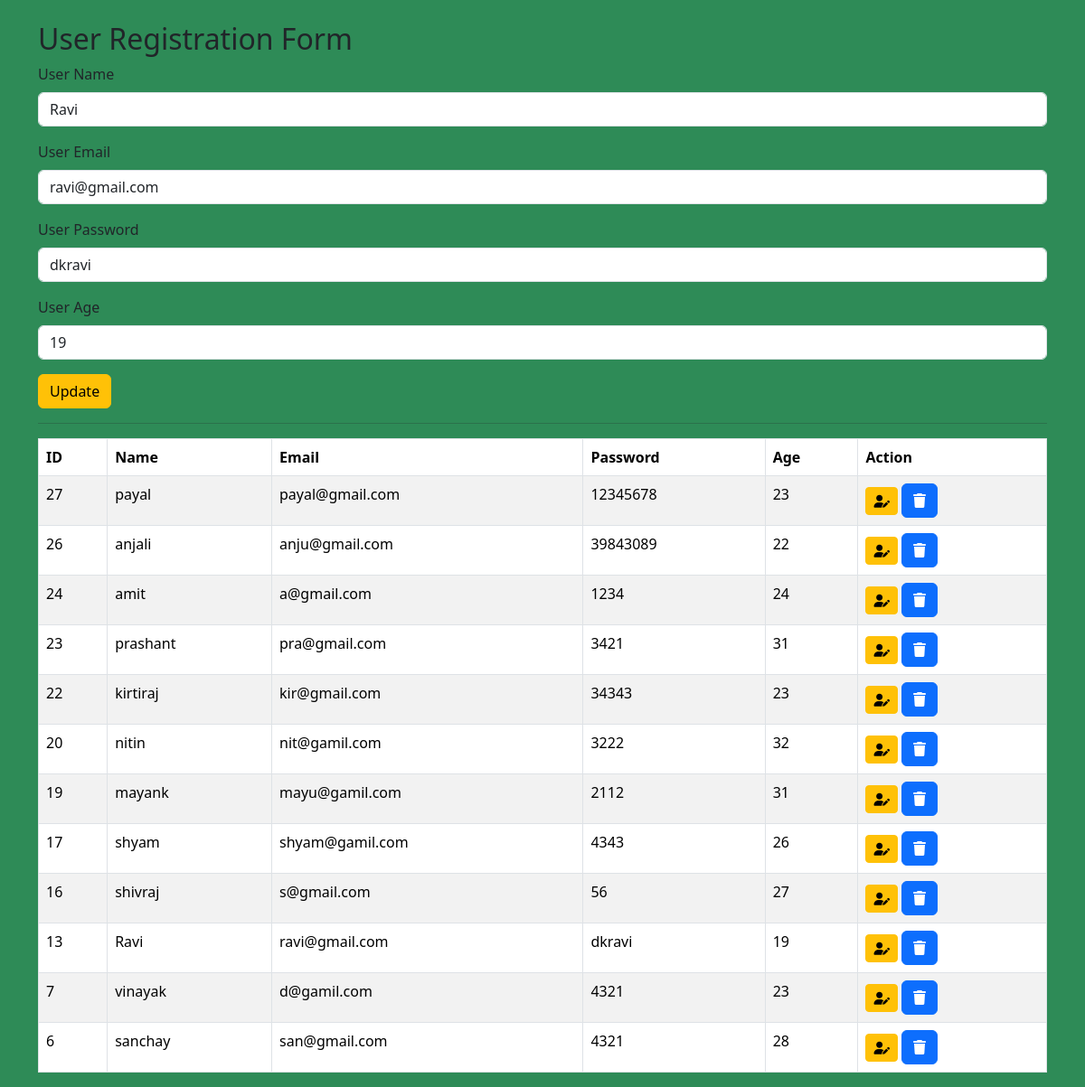
The app's page /update/13/ with its own data.
### TestProject1/models.py (models this page shows)
class UserModel(models.Model):
    Name = models.CharField(max_length=20)
    Email = models.EmailField()
    Password = models.CharField(max_length=10)
    Age = models.IntegerField()

### TestProject1/views.py (the view)
# urls.py: path('update/<int:id>/',views.update_details, name = 'update'),
def update_details(request, id):
    instance = get_object_or_404(UserModel, pk=id)
    old_password = instance.Password
    if request.method == "POST":
        form = Registration(request.POST, instance=instance)
        if form.is_valid():
            User_obj = form.save(commit=False)
            raw_password = form.cleaned_data.get('Password')
            if raw_password:
                User_obj.Password =raw_password #new password again
            else:
                User_obj.Password = old_password
            User_obj.save()
            messages.success(request,"Form is successfully updated")
            data = UserModel.objects.all().order_by('-id')
            return render(request, 'TestProject1/user_reg_form.html',{'form':Registration(),
                                                                  'data':data,
                                                                  'is_update':False,
                                                                  'valid_form':'ok'})
        else:
            messages.error(request, 'Update Failed!!. Please check the form')
    else:
        form = Registration(instance=instance)
        print('Updated User:',instance.Password)
    data = UserModel.objects.all().order_by('-id')
    return render(request, 'TestProject1/user_reg_form.html',{'form':form,
                                                            'data':data,
                                                            'is_update':True,
                                                            'valid_form':'ok'})

### TestProject1/forms.py
class Registration(forms.ModelForm):
    class Meta:
        model = UserModel
        fields = ['Name','Email','Password','Age']
        labels = {
            'Name':'User Name',
            'Email':'User Email',
            'Password':'User Password',
            'Age':'User Age'
        }
        widgets = {
            'Name':forms.TextInput(attrs={'placeholder':'Enter Your Name', 'class':'form-control'}),
            'Email':forms.EmailInput(attrs={'placeholder':'Enter Your Email', 'class':'form-control'}),
            'Password':forms.TextInput(attrs={'placeholder':'Enter Your Password', 'class':'form-control'}),
            'Age':forms.NumberInput(attrs={'placeholder':'Enter Your Age', 'class':'form-control'}),
        }

### TestProject1/templates/TestProject1/user_reg_form.html (shortened to what this page needs)
{% extends "base.html" %}
{% block content %}
<div class="container mt-4">
  <h2>User Registration Form</h2>
<div class='mb-3'>
  <form  id="userForm" action="" method="POST" class="needs-validation" class="form-control" novalidate>
    {% for field in form %}
      <div class="mb-3">
        <label class="form-label"  for="{{ field.id_for_label }}">{{ field.label }}</label>
        {{ field }}
      </div>
    {% endfor %}
    </div>
    <button type="submit"  class="btn {% if is_update %} btn-warning {% else %} btn-primary {% endif %}" id="submitBtn">
    {% if is_update %} Update {% else %} Register {% endif %}</button>
  <hr>
 {% if valid_form != "ok" %}
      <div id="tableDiv" style="display: none;">
  {% else %}
      <div id="tableDiv" style="display: block;">
  {% endif %}
  {% if data %}
    <table class="table table-bordered table-hover table-striped mt-3" id="user_table">
      <thead class="table table-bordered">
        <tr>
          <th scope="col">ID</th>
          <th scope="col">Name</th>
          <th scope="col">Email</th>
          <th scope="col">Password</th>
          <th scope="col">Age</th>
          <th scope ="col">Action</th>
        </tr>
      </thead>
      <tbody>
        {% for rec in data %}
        <tr>
          <td>{{ rec.id }}</td>
          <td>{{ rec.Name }}</td>
          <td>{{ rec.Email }}</td>
          <td>{{ rec.Password }}</td>
          <td>{{ rec.Age }}</td>
          <td>
            <a href="{% url 'update' rec.id %}" id = 'editbtn' class="btn btn-warning btn-sm" ><i class="fa-solid fa-user-pen"></i></a>
            <a href="{% url 'delete' rec.id %}"  class="btn btn-primary"  onclick="return confirm('Are you sure you want to delete ?');"><i class="fa-solid fa-trash"></i></a>
          </td>
        </tr>
        {% empty %}
        <tr>
          <td colspan="5" class="text-center">No Records Available</td>
        </tr>
        {% endfor %}
      </tbody>
    </table>
  {% else %}
    <div class="alert alert-warning mt-3">No data found!</div>
  {% endif %}
  </div>
</div>
{% endblock %}

### TestProject1/static/css/style.css (style rules this page uses)
body { background-color: seagreen; }

### records on screen
UserModel: form "Ravi" "ravi@gmail.com" "dkravi" "19", id "13", Name "Ravi", Email "ravi@gmail.com", Password "dkravi", Age "19"
UserModel: id "27", Name "payal", Email "payal@gmail.com", Password "12345678", Age "23"
UserModel: id "26", Name "anjali", Email "anju@gmail.com", Password "39843089", Age "22"
UserModel: id "24", Name "amit", Email "a@gmail.com", Password "1234", Age "24"
UserModel: id "23", Name "prashant", Email "pra@gmail.com", Password "3421", Age "31"
UserModel: id "22", Name "kirtiraj", Email "kir@gmail.com", Password "34343", Age "23"
UserModel: id "20", Name "nitin", Email "nit@gamil.com", Password "3222", Age "32"
UserModel: id "19", Name "mayank", Email "mayu@gamil.com", Password "2112", Age "31"
UserModel: id "17", Name "shyam", Email "shyam@gamil.com", Password "4343", Age "26"
UserModel: id "16", Name "shivraj", Email "s@gmail.com", Password "56", Age "27"
UserModel: id "7", Name "vinayak", Email "d@gamil.com", Password "4321", Age "23"
UserModel: id "6", Name "sanchay", Email "san@gmail.com", Password "4321", Age "28"

### other values on screen
{{ field.label }} "User Name" "User Email" "User Password" "User Age"
